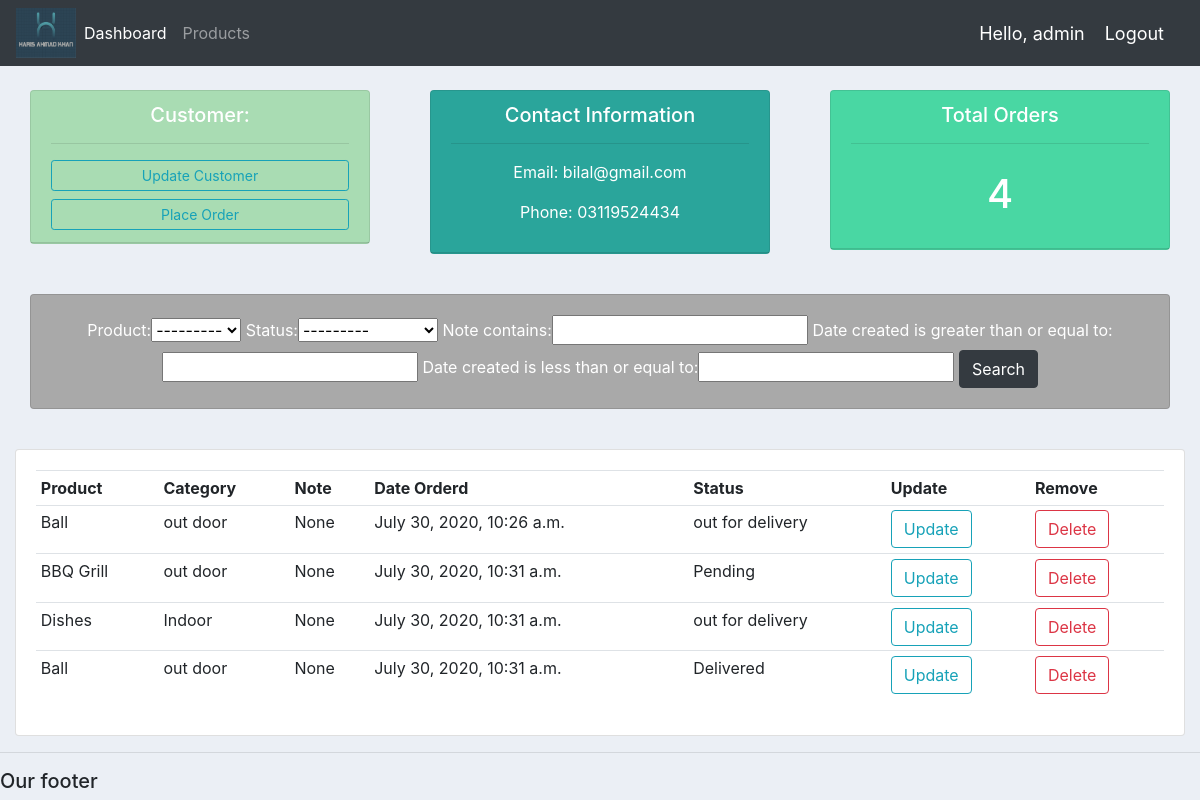
The app's page /customer/1/ (signed in), older data.
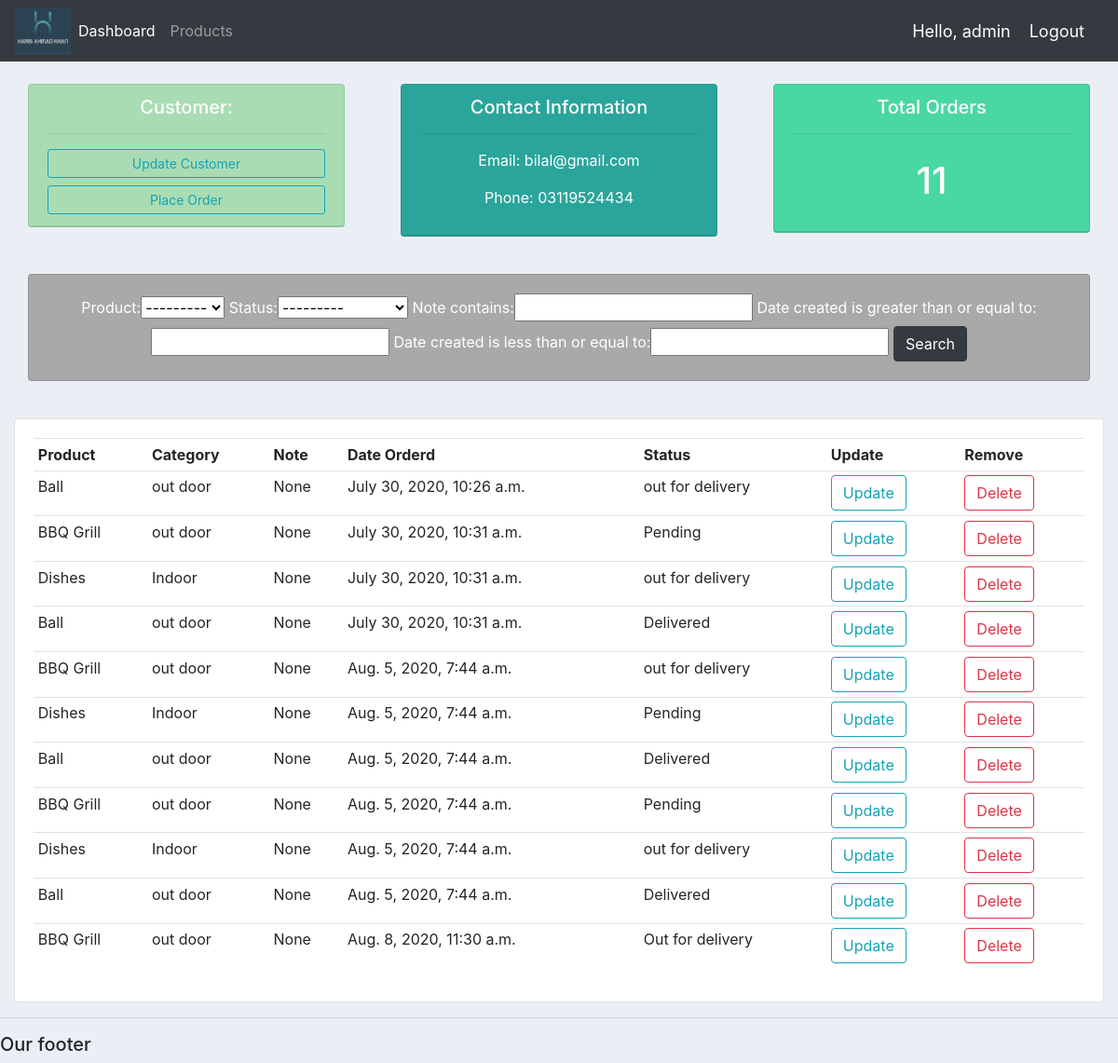
The same page, newer data.
### accounts/models.py (models this page shows, shortened)
class Order(models.Model):
    STATUS = (
        ('Pending', 'Pending'),
        ('Out for delivery', 'Out for delivery'),
        ('Delivered', 'Delivered'),
    )
    customer = models.ForeignKey(Customer, null=True, on_delete=models.SET_NULL)
    product = models.ForeignKey(Product, null=True, on_delete=models.SET_NULL)
    date_created = models.DateTimeField(auto_now_add=True, null=True)
    status = models.CharField(max_length=200, null=True, choices=STATUS)
    note = models.CharField(max_length=1000, null=True)

class Product(models.Model):
    CATEGORY = (
        ('Indoor', 'Indoor'),
        ('Out Door', 'Out Door'),
    )
    name = models.CharField(max_length=200, null=True)
    price = models.FloatField(null=True)
    category = models.CharField(max_length=200, null=True, choices=CATEGORY)
    description = models.CharField(max_length=200, null=True, blank=True)
    date_created = models.DateTimeField(auto_now_add=True, null=True)
    tags = models.ManyToManyField(Tag)
    def __str__(self):
        return self.name

### accounts/views.py (the view)
# urls.py: path('customer/<str:pk_test>/', views.customer, name="customer"),
@login_required(login_url='login')
def customer(request, pk_test):
    customer = Customer.objects.get(id=pk_test)
    orders = customer.order_set.all()
    order_count = orders.count()
    myFilter = OrderFilter(request.GET, queryset=orders)
    orders = myFilter.qs
    context = {'customer': customer, 'orders': orders, 'order_count': order_count,
               'myFilter': myFilter}
    return render(request, 'accounts/customer.html', context)

### accounts/templates/accounts/customer.html
{%  extends 'accounts/main.html' %}
{% block content %}
	<br>
<div class="row">
    <div class="col">
        <div class="col-md">
            <div class="card text-center text-white mb-3" id="update_customer" style="background-color: #afe4b9;">
                <div class="card-header">
			        <h5>Customer:</h5>
			        <hr>
			        <a class="btn btn-outline-info  btn-sm btn-block" href="">Update Customer</a>
			        <a class="btn btn-outline-info  btn-sm btn-block" href="{% url 'create_order' customer.id %}">Place Order</a>
                </div>
		    </div>
	    </div>
    </div>
    <div class="col">
        <div class="col-md">
            <div class="card text-center text-white mb-3" id="contact_information" style="background-color: #2caba1;">
                <div class="card-header">
			        <h5>Contact Information</h5>
			        <hr>
			        <p>Email: {{customer.email}}</p>
			        <p>Phone: {{customer.phone}}</p>
		        </div>
	        </div>
        </div>
    </div>
    <div class="col">
        <div class="col-md">
            <div class="card text-center text-white mb-3" id="total_orders" style="background-color: #4cdea9;">
                <div class="card-header">
			        <h5>Total Orders</h5>
			        <hr>
			        <h1 style="text-align: center;padding: 10px">{{order_count}}</h1>
		        </div>
	        </div>
        </div>
    </div>
</div>
<br>
<div class="row">
	<div class="col">
        <div class="col-md">
		    <div class="card card-body text-center text-white mb-3" id="search_table" style="background-color: darkgrey">
			    <form method="get">
                    {{ myFilter.form }}
		        <button class="btn btn-dark btn-md" type="submit">Search</button>
		        </form>
            </div>
		</div>
	</div>
</div>
<br>
<div class="row">
	<div class="col-md">
		<div class="card card-body">
			<table class="table table-sm">
				<tr>
					<th>Product</th>
                    <th>Category</th>
					<th>Note</th>
					<th>Date Orderd</th>
					<th>Status</th>
					<th>Update</th>
					<th>Remove</th>
				</tr>
				{% for order in orders %}
				<tr>
					<td>{{order.product}}</td>
                    <td>{{order.product.category}}</td>
					<td>{{order.note}}</td>
					<td>{{order.date_created}}</td>
					<td>{{order.status}}</td>
					<td><a class="btn btn-outline-info btn-md" href="{% url 'update_order' order.id %}">Update</a></td>
					<td><a class="btn btn-outline-danger btn-md" href="{% url 'delete_order' order.id %}">Delete</a></td>
				</tr>
				{% endfor %}
			</table>
		</div>
	</div>
</div>
{% endblock %}

Row changes from the older to the newer data that the page shows:
added Order: product "BBQ Grill", product.category "out door", note "None", date_created "Aug. 5, 2020, 7:44 a.m.", status "out for delivery"
added Order: product "Dishes", product.category "Indoor", note "None", date_created "Aug. 5, 2020, 7:44 a.m.", status "Pending"
added Order: product "Ball", product.category "out door", note "None", date_created "Aug. 5, 2020, 7:44 a.m.", status "Delivered"
added Order: product "BBQ Grill", product.category "out door", note "None", date_created "Aug. 5, 2020, 7:44 a.m.", status "Pending"
added Order: product "Dishes", product.category "Indoor", note "None", date_created "Aug. 5, 2020, 7:44 a.m.", status "out for delivery"
added Order: product "Ball", product.category "out door", note "None", date_created "Aug. 5, 2020, 7:44 a.m.", status "Delivered"
added Order: product "BBQ Grill", product.category "out door", note "None", date_created "Aug. 8, 2020, 11:30 a.m.", status "Out for delivery"
Text that changed along with them:
{{ order_count }}: "4" → "11"
